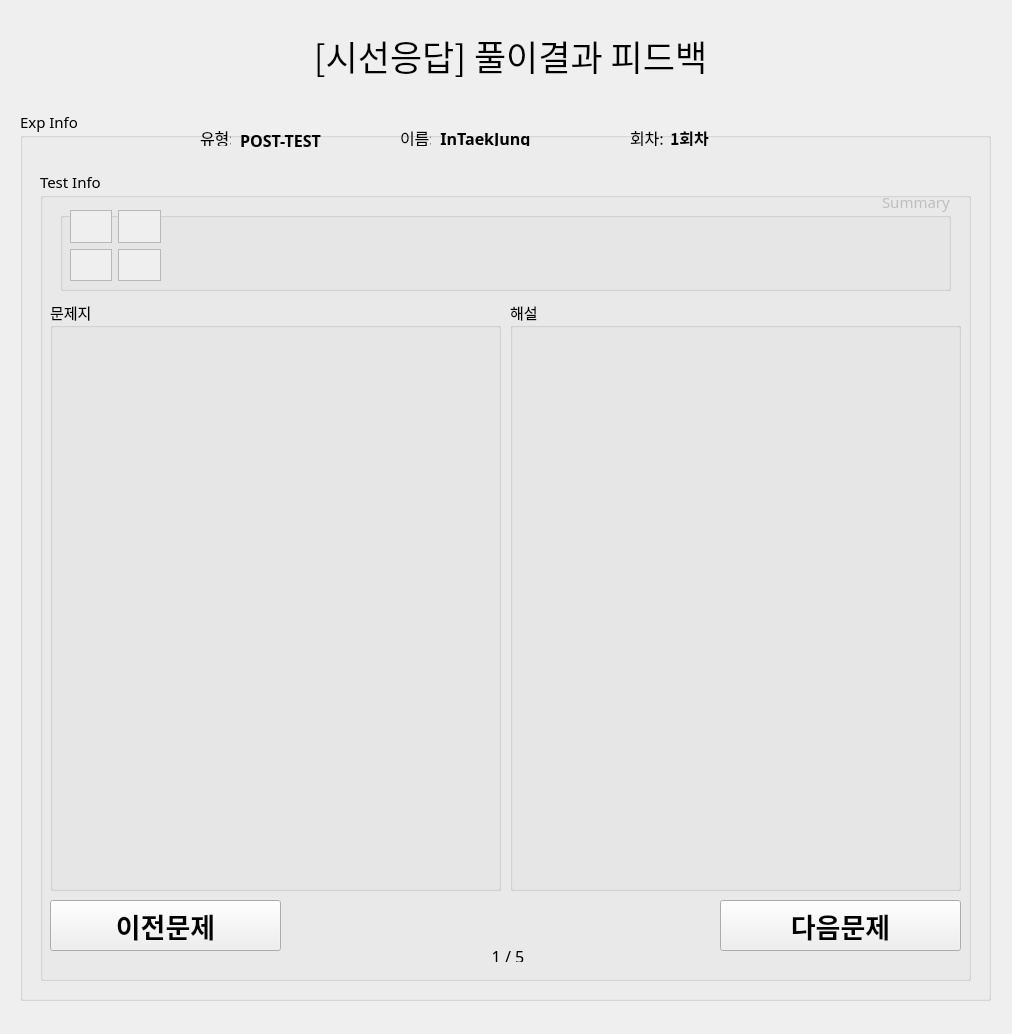
<?xml version="1.0" encoding="UTF-8"?>
<ui version="4.0">
 <class>Form</class>
 <widget class="QWidget" name="Form">
  <property name="geometry">
   <rect>
    <x>0</x>
    <y>0</y>
    <width>1012</width>
    <height>1034</height>
   </rect>
  </property>
  <property name="windowTitle">
   <string>Form</string>
  </property>
  <widget class="QWidget" name="verticalLayoutWidget">
   <property name="geometry">
    <rect>
     <x>20</x>
     <y>110</y>
     <width>971</width>
     <height>891</height>
    </rect>
   </property>
   <layout class="QVBoxLayout" name="verticalLayout">
    <item>
     <widget class="QGroupBox" name="expInfoGBox">
      <property name="font">
       <font>
        <family>나눔스퀘어_ac</family>
        <pointsize>11</pointsize>
       </font>
      </property>
      <property name="title">
       <string>Exp Info</string>
      </property>
      <widget class="QLabel" name="nameLabel2">
       <property name="geometry">
        <rect>
         <x>420</x>
         <y>20</y>
         <width>91</width>
         <height>16</height>
        </rect>
       </property>
       <property name="font">
        <font>
         <family>나눔스퀘어 Bold</family>
         <pointsize>12</pointsize>
         <weight>75</weight>
         <bold>true</bold>
        </font>
       </property>
       <property name="text">
        <string>InTaekJung</string>
       </property>
       <property name="alignment">
        <set>Qt::AlignCenter</set>
       </property>
      </widget>
      <widget class="QLabel" name="expTypeLabel2">
       <property name="geometry">
        <rect>
         <x>220</x>
         <y>20</y>
         <width>101</width>
         <height>20</height>
        </rect>
       </property>
       <property name="font">
        <font>
         <family>나눔스퀘어 Bold</family>
         <pointsize>12</pointsize>
         <weight>75</weight>
         <bold>true</bold>
        </font>
       </property>
       <property name="text">
        <string>POST-TEST</string>
       </property>
       <property name="alignment">
        <set>Qt::AlignLeading|Qt::AlignLeft|Qt::AlignVCenter</set>
       </property>
      </widget>
      <widget class="QLabel" name="expCntLabel2">
       <property name="geometry">
        <rect>
         <x>650</x>
         <y>20</y>
         <width>41</width>
         <height>16</height>
        </rect>
       </property>
       <property name="font">
        <font>
         <family>나눔스퀘어 Bold</family>
         <pointsize>12</pointsize>
         <weight>75</weight>
         <bold>true</bold>
        </font>
       </property>
       <property name="text">
        <string>1회차</string>
       </property>
      </widget>
      <widget class="QLabel" name="nameTxt2">
       <property name="geometry">
        <rect>
         <x>380</x>
         <y>20</y>
         <width>31</width>
         <height>16</height>
        </rect>
       </property>
       <property name="font">
        <font>
         <family>나눔스퀘어_ac</family>
         <pointsize>12</pointsize>
        </font>
       </property>
       <property name="text">
        <string>이름: </string>
       </property>
      </widget>
      <widget class="QLabel" name="expCntTxt2">
       <property name="geometry">
        <rect>
         <x>610</x>
         <y>20</y>
         <width>41</width>
         <height>16</height>
        </rect>
       </property>
       <property name="font">
        <font>
         <family>나눔스퀘어_ac</family>
         <pointsize>12</pointsize>
        </font>
       </property>
       <property name="text">
        <string>회차:</string>
       </property>
      </widget>
      <widget class="QLabel" name="expTypeTxt2">
       <property name="geometry">
        <rect>
         <x>180</x>
         <y>20</y>
         <width>31</width>
         <height>16</height>
        </rect>
       </property>
       <property name="font">
        <font>
         <family>나눔스퀘어_ac</family>
         <pointsize>12</pointsize>
        </font>
       </property>
       <property name="text">
        <string>유형:</string>
       </property>
      </widget>
      <widget class="QGroupBox" name="teInfoGBox">
       <property name="geometry">
        <rect>
         <x>20</x>
         <y>60</y>
         <width>931</width>
         <height>811</height>
        </rect>
       </property>
       <property name="font">
        <font>
         <family>나눔스퀘어_ac</family>
         <pointsize>11</pointsize>
        </font>
       </property>
       <property name="title">
        <string>Test Info</string>
       </property>
       <widget class="QGroupBox" name="teGBox">
        <property name="geometry">
         <rect>
          <x>10</x>
          <y>130</y>
          <width>451</width>
          <height>591</height>
         </rect>
        </property>
        <property name="title">
         <string>문제지</string>
        </property>
        <widget class="QLabel" name="teLabel">
         <property name="geometry">
          <rect>
           <x>10</x>
           <y>20</y>
           <width>431</width>
           <height>561</height>
          </rect>
         </property>
         <property name="sizePolicy">
          <sizepolicy hsizetype="Preferred" vsizetype="Expanding">
           <horstretch>0</horstretch>
           <verstretch>0</verstretch>
          </sizepolicy>
         </property>
         <property name="text">
          <string/>
         </property>
        </widget>
       </widget>
       <widget class="QLabel" name="teCntLabel">
        <property name="geometry">
         <rect>
          <x>440</x>
          <y>780</y>
          <width>56</width>
          <height>12</height>
         </rect>
        </property>
        <property name="font">
         <font>
          <family>나눔스퀘어_ac</family>
          <pointsize>12</pointsize>
         </font>
        </property>
        <property name="text">
         <string>1 / 5</string>
        </property>
        <property name="alignment">
         <set>Qt::AlignCenter</set>
        </property>
       </widget>
       <widget class="QGroupBox" name="teExplainGBox_2">
        <property name="geometry">
         <rect>
          <x>470</x>
          <y>130</y>
          <width>451</width>
          <height>591</height>
         </rect>
        </property>
        <property name="title">
         <string>해설</string>
        </property>
        <widget class="QLabel" name="teExplainLabel_4">
         <property name="geometry">
          <rect>
           <x>10</x>
           <y>20</y>
           <width>491</width>
           <height>561</height>
          </rect>
         </property>
         <property name="sizePolicy">
          <sizepolicy hsizetype="Preferred" vsizetype="Expanding">
           <horstretch>0</horstretch>
           <verstretch>0</verstretch>
          </sizepolicy>
         </property>
         <property name="text">
          <string/>
         </property>
        </widget>
       </widget>
       <widget class="QGroupBox" name="teSummaryGBox_3">
        <property name="enabled">
         <bool>false</bool>
        </property>
        <property name="geometry">
         <rect>
          <x>20</x>
          <y>20</y>
          <width>891</width>
          <height>101</height>
         </rect>
        </property>
        <property name="layoutDirection">
         <enum>Qt::RightToLeft</enum>
        </property>
        <property name="title">
         <string>Summary</string>
        </property>
        <widget class="QLabel" name="teSumExplain">
         <property name="geometry">
          <rect>
           <x>130</x>
           <y>20</y>
           <width>751</width>
           <height>61</height>
          </rect>
         </property>
         <property name="sizePolicy">
          <sizepolicy hsizetype="Preferred" vsizetype="Expanding">
           <horstretch>0</horstretch>
           <verstretch>0</verstretch>
          </sizepolicy>
         </property>
         <property name="text">
          <string/>
         </property>
        </widget>
        <widget class="QWidget" name="gridLayoutWidget">
         <property name="geometry">
          <rect>
           <x>10</x>
           <y>20</y>
           <width>91</width>
           <height>71</height>
          </rect>
         </property>
         <layout class="QGridLayout" name="gridLayout_teSumIcon">
          <item row="0" column="1">
           <widget class="QListView" name="icon_1"/>
          </item>
          <item row="0" column="0">
           <widget class="QListView" name="icon_2"/>
          </item>
          <item row="1" column="0">
           <widget class="QListView" name="icon_4"/>
          </item>
          <item row="1" column="1">
           <widget class="QListView" name="icon_3"/>
          </item>
         </layout>
        </widget>
       </widget>
       <widget class="QPushButton" name="teNextBtn">
        <property name="geometry">
         <rect>
          <x>680</x>
          <y>730</y>
          <width>241</width>
          <height>51</height>
         </rect>
        </property>
        <property name="font">
         <font>
          <family>나눔스퀘어_ac Bold</family>
          <pointsize>20</pointsize>
          <weight>75</weight>
          <bold>true</bold>
         </font>
        </property>
        <property name="text">
         <string>다음문제</string>
        </property>
       </widget>
       <widget class="QPushButton" name="tePrevBtn">
        <property name="geometry">
         <rect>
          <x>10</x>
          <y>730</y>
          <width>231</width>
          <height>51</height>
         </rect>
        </property>
        <property name="font">
         <font>
          <family>나눔스퀘어_ac Bold</family>
          <pointsize>20</pointsize>
          <weight>75</weight>
          <bold>true</bold>
         </font>
        </property>
        <property name="text">
         <string>이전문제</string>
        </property>
       </widget>
      </widget>
     </widget>
    </item>
   </layout>
  </widget>
  <widget class="QLabel" name="titleLabel">
   <property name="geometry">
    <rect>
     <x>270</x>
     <y>30</y>
     <width>481</width>
     <height>51</height>
    </rect>
   </property>
   <property name="font">
    <font>
     <family>나눔스퀘어_ac</family>
     <pointsize>26</pointsize>
    </font>
   </property>
   <property name="text">
    <string>[시선응답] 풀이결과 피드백</string>
   </property>
   <property name="alignment">
    <set>Qt::AlignCenter</set>
   </property>
  </widget>
 </widget>
 <resources/>
 <connections/>
</ui>
